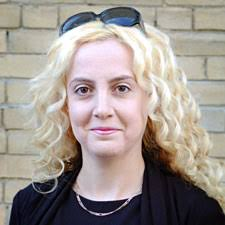
#> input picture python/open cv/veera2.jpg, 225 x 225 px
$ python image_point.py   (older library calls are emulated)
#> lines starting #> are read from the running program, lines starting #| are printed output that depends on the picture; after the words box and inside, x2 and y2 are one past the last pixel; in counts of white or black regions, pixels touching at a corner belong together
import cv2
import numpy as np

'''
img=cv2.imread("suduko.jpg",0)
laplacian = cv2.Laplacian(img,cv2.CV_64F)
sobelx = cv2.Sobel(img,cv2.CV_64F,1,0,ksize=5)
sobely = cv2.Sobel(img,cv2.CV_64F,0,1,ksize=5)

cv2.imshow("Image",img)
cv2.imshow("Laplacian",laplacian)
cv2.imshow("SobelX",sobelx)
cv2.imshow("SobelY",sobely)
cv2.waitKey(0)
'''
'''
img=cv2.imread("suduko.jpg",0)
edges = cv2.Canny(img,150,200)
cv2.imshow("Image",edges)
cv2.imshow("Frame",img)
cv2.waitKey(0)
'''

import cv2
import numpy as np

img_rgb = cv2.imread('veera2.jpg')
#> img_rgb is the input picture: shape (225, 225, 3); mean B, G, R 144.7, 150.8, 160
img_gray = cv2.cvtColor(img_rgb, cv2.COLOR_BGR2GRAY)
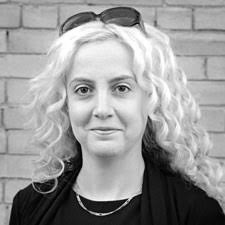
#> img_gray: shape (225, 225); min 0, max 255, mean 152.9
template = cv2.imread('test.jpg',0)
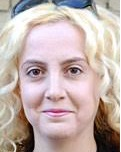
#> input picture python/open cv/test.jpg, 121 x 152 px
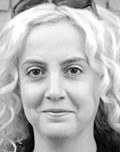
#> template: shape (152, 121); min 0, max 255, mean 182.1
w, h = template.shape[::-1]
#> w = 121; h = 152
res = cv2.matchTemplate(img_gray,template,cv2.TM_CCOEFF_NORMED)
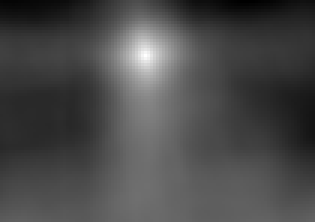
#> res: shape (74, 105) float32 (shown 3 times larger); min -0.0135, max 0.989, mean 0.279; drawn with min black and max white
threshold = 0.8
loc = np.where( res >= threshold)
#> loc = 37 positions, rows 15 to 21, columns 45 to 51
for pt in zip(*loc[::-1]):
    cv2.rectangle(img_rgb, pt, (pt[0] + w, pt[1] + h), (0,0,255), 2)
#> this loop made 37 passes
#> pt on passes 1 to 12: (47, 15), (48, 15), (49, 15), (46, 16), (47, 16), (48, 16), (49, 16), (50, 16), (45, 17), (46, 17), (47, 17), (48, 17)
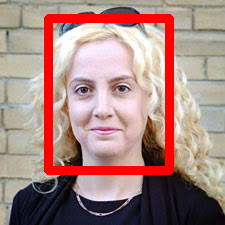
#> img_rgb: shape (225, 225, 3); 9.66% of pixels changed, all inside (x1, y1, x2, y2) = (44, 14, 174, 175)
cv2.imwrite('techno.jpg',img_rgb)

cv2.imshow("frame",img_rgb)
cv2.waitKey(0)
